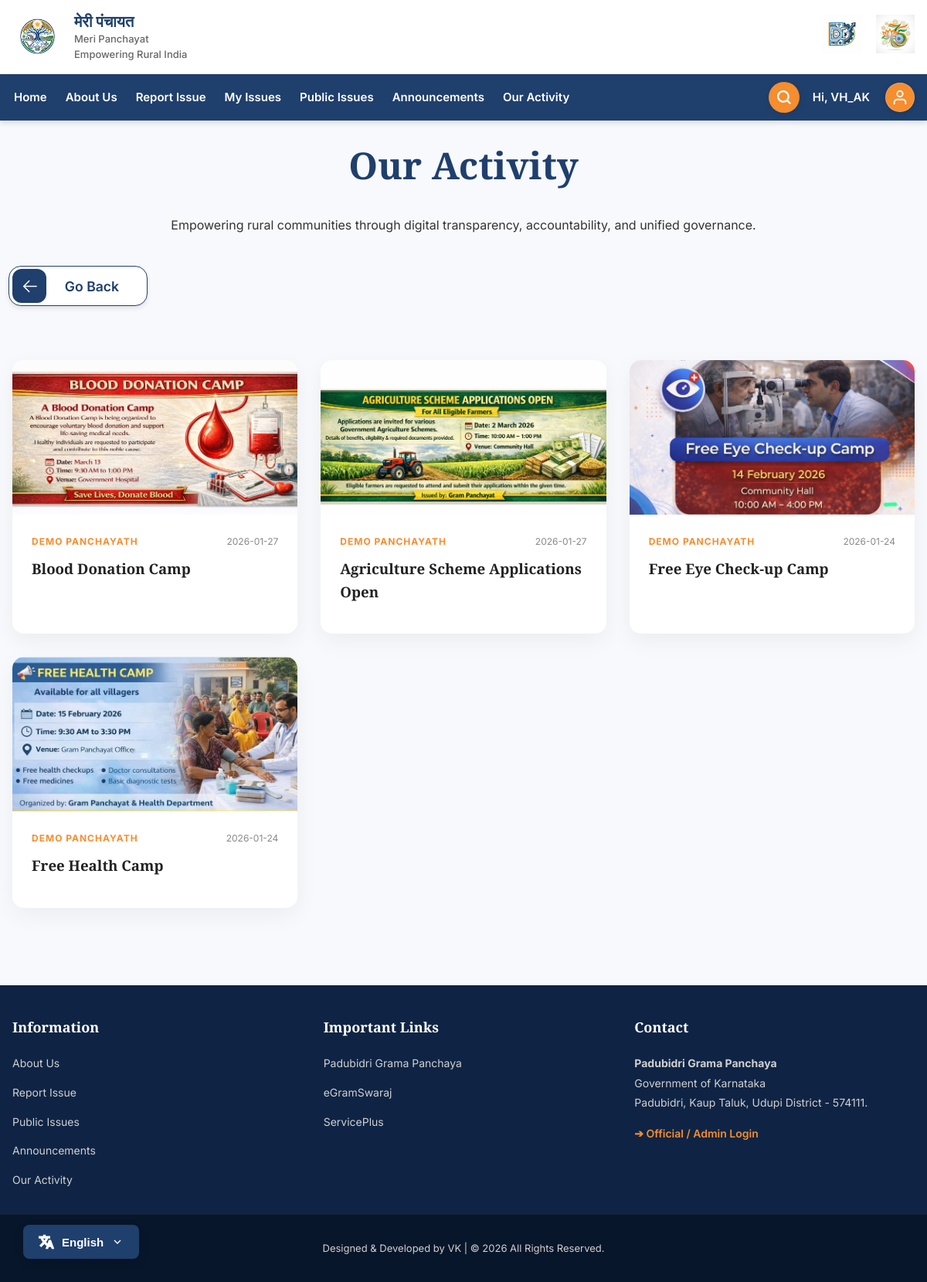
Page /activities (signed in) on the committed database.
### tables this page shows
CREATE TABLE activities (
        id INTEGER PRIMARY KEY AUTOINCREMENT,
        panchayath_id INTEGER,
        title TEXT,
        description TEXT,
        image_path TEXT,
        created_at DATETIME DEFAULT CURRENT_TIMESTAMP,
        FOREIGN KEY (panchayath_id) REFERENCES panchayath(id) ON DELETE CASCADE
    );

CREATE TABLE panchayath (
        id INTEGER PRIMARY KEY AUTOINCREMENT,
        name TEXT,
        district TEXT,
        state TEXT
    );

### app.py (the view)
@app.route("/activities")
def activities():
    process_expired_notices()
    conn = connect_db()
    activities = conn.execute("""
        SELECT a.*, p.name AS panchayath_name
        FROM activities a
        JOIN panchayath p ON p.id = a.panchayath_id
        ORDER BY a.created_at DESC
    """).fetchall()
    conn.close()
    return render_template("citizen/activities.html", activities=activities)

### app.py (called while the page is built)
def _get_text(key):
    lang = session.get("lang", "en")
    return TRANSLATIONS.get(lang, TRANSLATIONS["en"]).get(key, key)

@app.context_processor
def inject_get_text():
    return dict(get_text=_get_text)

def process_expired_notices():
    conn = connect_db()
    current_time = datetime.now().strftime("%Y-%m-%d %H:%M:%S")
    try:
        conn.row_factory = sqlite3.Row
        expired_notices = conn.execute("""
            SELECT * FROM notices
            WHERE expiry_date IS NOT NULL AND expiry_date <= ?
        """, (current_time,)).fetchall()
        for notice in expired_notices:
            conn.execute("""
                INSERT INTO activities (panchayath_id, title, description, image_path, created_at)
                VALUES (?, ?, ?, ?, ?)
            """, (notice['panchayath_id'], notice['title'], "", notice['banner_path'], notice['created_at']))
            conn.execute("DELETE FROM notices WHERE id = ?", (notice['id'],))
        conn.commit()
    except sqlite3.OperationalError:
        pass # Column might not exist yet
    finally:
        conn.close()

### templates/citizen/activities.html (shortened to what this page needs)
{% from "macros.html" import back_button %}
{% extends "base.html" %}
{% block css %}
<link rel="stylesheet" href="{{ url_for('static', filename='css/citizen.css') }}">
{% endblock %}
{% block content %}
<div class="container" style="padding-top: 0px; padding-bottom: 80px;">
    <div class="hero-section" style="margin-bottom: 50px;">
        <div style="display: flex; flex-direction: column; align-items: flex-start; margin-bottom: 15px;">
            <h1
                style="font-family: var(--font-serif); color: var(--primary-color); font-size: 3rem; text-align: center; width: 100%; margin-bottom: 10px;">
                {{
                get_text('our_activity') }}</h1>
            <p class="lead text-muted text-center" style="text-align: center; width: 100%; margin-bottom: 30px;">{{ get_text('about_hero_desc') }}</p>
            <div style="margin-left: -25px;">
                {{ back_button(get_text) }}
            </div>
        </div>
    </div>
    {% if activities %}
    <div class="activities-grid"
        style="display: grid; grid-template-columns: repeat(auto-fill, minmax(350px, 1fr)); gap: 30px;">
        {% for a in activities %}
        <div class="activity-card"
            style="background: white; border-radius: 15px; overflow: hidden; box-shadow: 0 10px 30px rgba(0,0,0,0.05); transition: transform 0.3s ease;">
            {% if a.image_path %}
            <div class="activity-img" style="height: 200px; overflow: hidden;">
                <img src="{{ url_for('static', filename=a.image_path) }}" alt="{{ a.title }}"
                    style="width: 100%; height: 100%; object-fit: cover;">
            </div>
            {% endif %}
            <div class="activity-content" style="padding: 25px;">
                <div
                    style="display: flex; justify-content: space-between; align-items: flex-start; margin-bottom: 10px;">
                    <span
                        style="font-size: 12px; font-weight: 700; color: var(--secondary-color); text-transform: uppercase; letter-spacing: 1px;">
                        {{ a.panchayath_name }}
                    </span>
                    <span style="font-size: 12px; color: #888;">{{ a.created_at[:10] }}</span>
                </div>
                <h3 style="font-family: var(--font-serif); margin: 0 0 15px 0; color: #222;">{{ a.title }}</h3>
            </div>
        </div>
        {% endfor %}
    </div>
    {% else %}
    <div style="text-align: center; padding: 100px 0;">
        <div style="font-size: 64px; margin-bottom: 20px;">🏃</div>
        <h2 class="text-muted">{{ get_text('no_activities') }}</h2>
        <p class="text-muted">Check back later for updates on our latest work.</p>
    </div>
    {% endif %}
</div>
{% endblock %}

### static/css/layout.css (style rules this page uses)
:root { --primary-color: #1f3f6d; --secondary-color: #f68d2e; --accent-color: #138808; --text-color: #333; --bg-color: #f7f9fc; --white: #ffffff; --font-main: 'Inter', sans-serif; --font-serif: 'Playfair Display', serif; }
* { box-sizing: border-box; }
html { scroll-behavior: smooth; }
body { margin: 0; font-family: var(--font-main); background: var(--bg-color); color: var(--text-color); line-height: 1.6; font-size: 16px; -webkit-font-smoothing: antialiased; -moz-osx-font-smoothing: grayscale; }
h1, h2, h3, h4, h5, h6 { font-family: var(--font-serif); font-weight: 700; margin-top: 0; color: var(--primary-color); }
.container { max-width: 1200px; margin: auto; padding: 0 16px; }

### rows in the picture
activities: image_path (picture), panchayath_name "DEMO PANCHAYATH", created_at "2026-01-27", title "Blood Donation Camp"
activities: image_path (picture), panchayath_name "DEMO PANCHAYATH", created_at "2026-01-27", title "Agriculture Scheme Applications Open"
activities: image_path (picture), panchayath_name "DEMO PANCHAYATH", created_at "2026-01-24", title "Free Eye Check-up Camp"
activities: image_path (picture), panchayath_name "DEMO PANCHAYATH", created_at "2026-01-24", title "Free Health Camp"

### other values in the picture
{{ get_text('brand_name_hindi') }} "मेरी पंचायत"
{{ get_text('brand_name_en') }} "Meri Panchayat"
{{ get_text('brand_tagline') }} "Empowering Rural India"
{{ get_text('home') }} "Home"
{{ get_text('about_scheme') }} "About Us"
{{ get_text('report_issue') }} "Report Issue"
{{ get_text('my_issues') }} "My Issues"
{{ get_text('public_issues') }} "Public Issues"
{{ get_text('announcements') }} "Announcements"
{{ get_text('our_activity') }} "Our Activity"
{{ get_text('hi') }} "Hi"
{{ session.get('user_name') }} "VH_AK"
{{ get_text('about_hero_desc') }} "Empowering rural communities through digital transparency, accountability, and unified governance."
{{ get_text('go_back') if get_text else 'Go Back' }} "Go Back"
{{ get_text('information') }} "Information"
